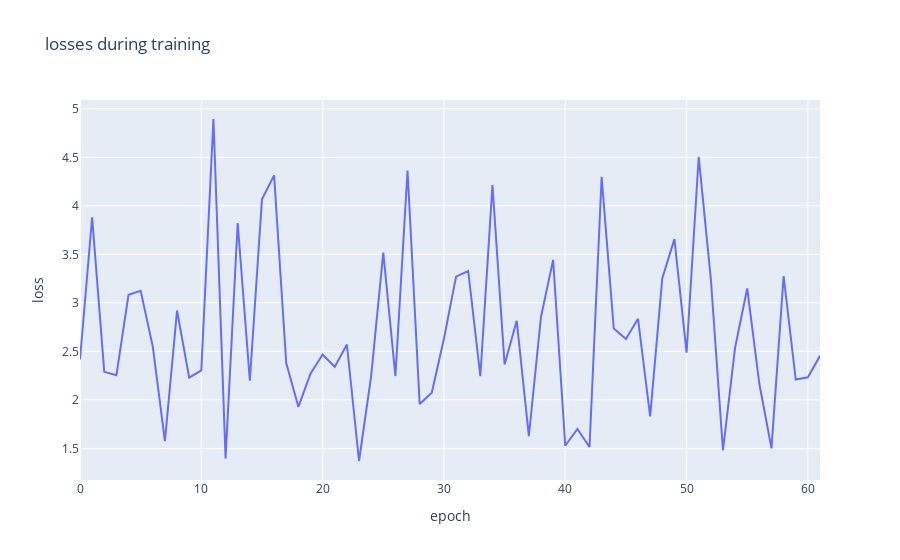

Here is the notebook cell this chart was saved with:
### Code cell
# Visualize learning (training loss)
import plotly.graph_objects as go
from plotly.offline import iplot


losses_float = [float(loss.cpu().detach().numpy()) for loss in losses] 
loss_indices = [i for i,l in enumerate(losses_float)] 

trace = go.Scatter(x = loss_indices, y = losses_float, mode = "lines")

layout = go.Layout(title = "losses during training", xaxis=dict(title = "epoch"),
                   yaxis = dict(title = "loss"))

figure = go.Figure(data = [trace], layout=layout)

iplot(figure)

### Figure 1 — Plotly figure (JSON) as saved in the notebook; plotly's stock layout.template omitted (floating-point values rounded to 4 significant figures)
{"data": [{"mode": "lines", "type": "scatter", "x": [0, 1, 2, 3, 4, 5, 6, 7, 8, 9, 10, 11, 12, 13, 14, 15, 16, 17, 18, 19, 20, 21, 22, 23, 24, 25, 26, 27, 28, 29, 30, 31, 32, 33, 34, 35, 36, 37, 38, 39, 40, 41, 42, 43, 44, 45, 46, 47, 48, 49, 50, 51, 52, 53, 54, 55, 56, 57, 58, 59, 60, 61], "y": [2.417, 3.881, 2.289, 2.253, 3.084, 3.125, 2.549, 1.576, 2.921, 2.229, 2.304, 4.895, 1.397, 3.823, 2.197, 4.067, 4.314, 2.379, 1.928, 2.269, 2.467, 2.341, 2.57, 1.37, 2.245, 3.518, 2.246, 4.364, 1.957, 2.075, 2.631, 3.27, 3.328, 2.244, 4.214, 2.365, 2.815, 1.627, 2.855, 3.443, 1.527, 1.7, 1.514, 4.298, 2.735, 2.628, 2.835, 1.83, 3.254, 3.656, 2.487, 4.504, 3.249, 1.48, 2.537, 3.148, 2.166, 1.501, 3.275, 2.21, 2.232, 2.454]}], "layout": {"title": {"text": "losses during training"}, "xaxis": {"title": {"text": "epoch"}}, "yaxis": {"title": {"text": "loss"}}}}
